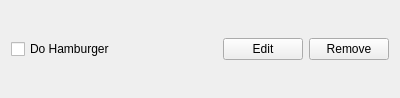
<?xml version="1.0" encoding="UTF-8"?>
<ui version="4.0">
 <class>Task</class>
 <widget class="QWidget" name="Task">
  <property name="geometry">
   <rect>
    <x>0</x>
    <y>0</y>
    <width>400</width>
    <height>98</height>
   </rect>
  </property>
  <property name="windowTitle">
   <string>Form</string>
  </property>
  <layout class="QHBoxLayout" name="horizontalLayout">
   <item>
    <widget class="QCheckBox" name="checkbox">
     <property name="text">
      <string>Do Hamburger</string>
     </property>
    </widget>
   </item>
   <item>
    <spacer name="horizontalSpacer">
     <property name="orientation">
      <enum>Qt::Horizontal</enum>
     </property>
     <property name="sizeHint" stdset="0">
      <size>
       <width>40</width>
       <height>20</height>
      </size>
     </property>
    </spacer>
   </item>
   <item>
    <widget class="QPushButton" name="editButton">
     <property name="text">
      <string>Edit</string>
     </property>
    </widget>
   </item>
   <item>
    <widget class="QPushButton" name="removeButton">
     <property name="text">
      <string>Remove</string>
     </property>
    </widget>
   </item>
  </layout>
 </widget>
 <resources/>
 <connections/>
</ui>
